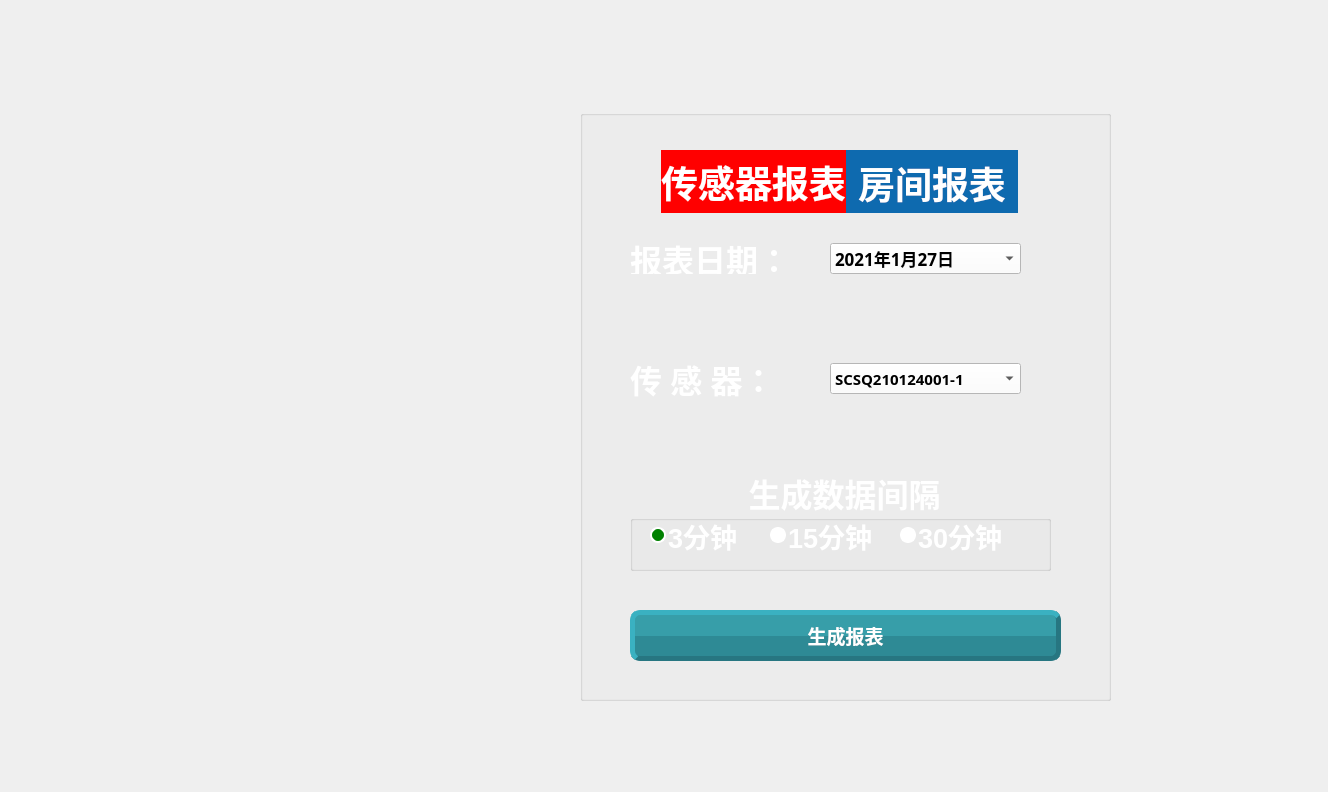
<?xml version="1.0" encoding="UTF-8"?>
<ui version="4.0">
 <class>Data_report</class>
 <widget class="QMainWindow" name="Data_report">
  <property name="geometry">
   <rect>
    <x>0</x>
    <y>0</y>
    <width>1328</width>
    <height>792</height>
   </rect>
  </property>
  <property name="windowTitle">
   <string>MainWindow</string>
  </property>
  <property name="styleSheet">
   <string notr="true">/****#Data_report{
background-image: url(:/img/room.jpg);
}*/</string>
  </property>
  <widget class="QWidget" name="centralwidget">
   <widget class="QGroupBox" name="groupBox_2">
    <property name="geometry">
     <rect>
      <x>580</x>
      <y>110</y>
      <width>531</width>
      <height>591</height>
     </rect>
    </property>
    <property name="styleSheet">
     <string notr="true">/*background-color: rgb(231, 231, 231);</string>
    </property>
    <property name="title">
     <string/>
    </property>
    <widget class="QTabWidget" name="tabWidget">
     <property name="geometry">
      <rect>
       <x>30</x>
       <y>40</y>
       <width>461</width>
       <height>281</height>
      </rect>
     </property>
     <property name="font">
      <font>
       <family>楷体</family>
       <pointsize>28</pointsize>
       <weight>75</weight>
       <bold>true</bold>
      </font>
     </property>
     <property name="styleSheet">
      <string notr="true"> QTabWidget{
                background-color:transparent;
}
                QTabWidget::pane{
                    border:2px;
                }
                QTabWidget::tab-bar{
                       background:transparent;
						subcontrol-position:center;
                }
                QTabBar::tab{
                    background:rgb(14, 106, 175);
                    color:white;
					min-width:70px;
					min-height:55px;
                }
                QTabBar::tab:hover{
                    background:rgb(255, 255, 255, 100);
                color:black;
                }
                QTabBar::tab:selected{
                    border-color: black;
                    background:red;
                    color:white;
                }
</string>
     </property>
     <property name="currentIndex">
      <number>0</number>
     </property>
     <widget class="QWidget" name="tab">
      <attribute name="title">
       <string>传感器报表</string>
      </attribute>
      <widget class="QLabel" name="label">
       <property name="geometry">
        <rect>
         <x>20</x>
         <y>30</y>
         <width>161</width>
         <height>31</height>
        </rect>
       </property>
       <property name="font">
        <font>
         <family>楷体</family>
         <pointsize>24</pointsize>
         <weight>75</weight>
         <bold>true</bold>
        </font>
       </property>
       <property name="styleSheet">
        <string notr="true">color: rgb(255, 255, 255);</string>
       </property>
       <property name="text">
        <string>报表日期：</string>
       </property>
      </widget>
      <widget class="QLabel" name="label_2">
       <property name="geometry">
        <rect>
         <x>20</x>
         <y>140</y>
         <width>191</width>
         <height>51</height>
        </rect>
       </property>
       <property name="font">
        <font>
         <family>楷体</family>
         <pointsize>24</pointsize>
         <weight>75</weight>
         <bold>true</bold>
        </font>
       </property>
       <property name="styleSheet">
        <string notr="true">color: rgb(255, 255, 255);</string>
       </property>
       <property name="text">
        <string>传 感 器：</string>
       </property>
      </widget>
      <widget class="QComboBox" name="comboBox">
       <property name="geometry">
        <rect>
         <x>220</x>
         <y>30</y>
         <width>191</width>
         <height>31</height>
        </rect>
       </property>
       <property name="font">
        <font>
         <family>宋体</family>
         <pointsize>13</pointsize>
         <weight>75</weight>
         <bold>true</bold>
        </font>
       </property>
       <property name="styleSheet">
        <string notr="true">background-color: rgb(255, 255, 255);</string>
       </property>
       <item>
        <property name="text">
         <string>2021年1月27日</string>
        </property>
       </item>
      </widget>
      <widget class="QComboBox" name="com_sensor">
       <property name="geometry">
        <rect>
         <x>220</x>
         <y>150</y>
         <width>191</width>
         <height>31</height>
        </rect>
       </property>
       <property name="font">
        <font>
         <family>宋体</family>
         <pointsize>11</pointsize>
         <weight>75</weight>
         <bold>true</bold>
        </font>
       </property>
       <property name="styleSheet">
        <string notr="true">background-color: rgb(255, 255, 255);</string>
       </property>
       <item>
        <property name="text">
         <string>SCSQ210124001-1</string>
        </property>
       </item>
       <item>
        <property name="text">
         <string>SCSQ210124001-2</string>
        </property>
       </item>
       <item>
        <property name="text">
         <string>SCSQ210124001-3</string>
        </property>
       </item>
       <item>
        <property name="text">
         <string>SCSQ210124001-4</string>
        </property>
       </item>
       <item>
        <property name="text">
         <string>SCSQ210124001-5</string>
        </property>
       </item>
       <item>
        <property name="text">
         <string>SCSQ210124001-6</string>
        </property>
       </item>
       <item>
        <property name="text">
         <string>SCSQ210124002-1</string>
        </property>
       </item>
       <item>
        <property name="text">
         <string>SCSQ210124002-2</string>
        </property>
       </item>
       <item>
        <property name="text">
         <string>SCSQ210124002-3</string>
        </property>
       </item>
       <item>
        <property name="text">
         <string>SCSQ210124002-4</string>
        </property>
       </item>
       <item>
        <property name="text">
         <string>SCSQ210124002-5</string>
        </property>
       </item>
       <item>
        <property name="text">
         <string>SCSQ210124002-6</string>
        </property>
       </item>
       <item>
        <property name="text">
         <string>SCSQ210124003-1</string>
        </property>
       </item>
       <item>
        <property name="text">
         <string>SCSQ210124003-2</string>
        </property>
       </item>
       <item>
        <property name="text">
         <string>SCSQ210124003-3</string>
        </property>
       </item>
       <item>
        <property name="text">
         <string>SCSQ210124003-4</string>
        </property>
       </item>
       <item>
        <property name="text">
         <string>SCSQ210124003-5</string>
        </property>
       </item>
       <item>
        <property name="text">
         <string>SCSQ210124003-6</string>
        </property>
       </item>
       <item>
        <property name="text">
         <string>SCSQ210124004-1</string>
        </property>
       </item>
       <item>
        <property name="text">
         <string>SCSQ210124004-2</string>
        </property>
       </item>
       <item>
        <property name="text">
         <string>SCSQ210124004-3</string>
        </property>
       </item>
       <item>
        <property name="text">
         <string>SCSQ210124004-4</string>
        </property>
       </item>
       <item>
        <property name="text">
         <string>SCSQ210124004-5</string>
        </property>
       </item>
       <item>
        <property name="text">
         <string>SCSQ210124004-6</string>
        </property>
       </item>
      </widget>
     </widget>
     <widget class="QWidget" name="tab_2">
      <attribute name="title">
       <string>房间报表</string>
      </attribute>
      <widget class="QLabel" name="label_3">
       <property name="geometry">
        <rect>
         <x>20</x>
         <y>30</y>
         <width>181</width>
         <height>31</height>
        </rect>
       </property>
       <property name="font">
        <font>
         <family>楷体</family>
         <pointsize>24</pointsize>
         <weight>75</weight>
         <bold>true</bold>
        </font>
       </property>
       <property name="styleSheet">
        <string notr="true">color: rgb(255, 255, 255);</string>
       </property>
       <property name="text">
        <string>报表日期：</string>
       </property>
      </widget>
      <widget class="QLabel" name="label_4">
       <property name="geometry">
        <rect>
         <x>20</x>
         <y>150</y>
         <width>191</width>
         <height>31</height>
        </rect>
       </property>
       <property name="font">
        <font>
         <family>楷体</family>
         <pointsize>24</pointsize>
         <weight>75</weight>
         <bold>true</bold>
        </font>
       </property>
       <property name="styleSheet">
        <string notr="true">color: rgb(255, 255, 255);</string>
       </property>
       <property name="text">
        <string>请 选 择：</string>
       </property>
      </widget>
      <widget class="QComboBox" name="comboBox_3">
       <property name="geometry">
        <rect>
         <x>220</x>
         <y>30</y>
         <width>191</width>
         <height>31</height>
        </rect>
       </property>
       <property name="font">
        <font>
         <family>宋体</family>
         <pointsize>12</pointsize>
         <weight>75</weight>
         <bold>true</bold>
        </font>
       </property>
       <property name="styleSheet">
        <string notr="true">background-color: rgb(255, 255, 255);</string>
       </property>
       <item>
        <property name="text">
         <string>2021年1月27日</string>
        </property>
       </item>
      </widget>
      <widget class="QComboBox" name="com_room">
       <property name="geometry">
        <rect>
         <x>220</x>
         <y>150</y>
         <width>191</width>
         <height>31</height>
        </rect>
       </property>
       <property name="font">
        <font>
         <family>宋体</family>
         <pointsize>12</pointsize>
         <weight>75</weight>
         <bold>true</bold>
        </font>
       </property>
       <property name="styleSheet">
        <string notr="true">background-color: rgb(255, 255, 255);</string>
       </property>
      </widget>
     </widget>
    </widget>
    <widget class="QGroupBox" name="groupBox">
     <property name="geometry">
      <rect>
       <x>50</x>
       <y>360</y>
       <width>421</width>
       <height>101</height>
      </rect>
     </property>
     <property name="font">
      <font>
       <family>楷体</family>
       <pointsize>24</pointsize>
       <weight>75</weight>
       <bold>true</bold>
      </font>
     </property>
     <property name="styleSheet">
      <string notr="true">QGroupBox::title
{
color: rgb(255, 255, 255);
subcontrol-origin:margin;
subcontrol-position:top center;
padding:0 3px;
}</string>
     </property>
     <property name="title">
      <string>生成数据间隔</string>
     </property>
     <widget class="QRadioButton" name="radioButton">
      <property name="geometry">
       <rect>
        <x>20</x>
        <y>50</y>
        <width>91</width>
        <height>31</height>
       </rect>
      </property>
      <property name="font">
       <font>
        <pointsize>20</pointsize>
        <weight>75</weight>
        <bold>true</bold>
       </font>
      </property>
      <property name="styleSheet">
       <string notr="true">
QRadioButton{
    spacing: 2px;
    color: white;
}
QRadioButton::indicator {
    width:                  12px;
    height:                 12px;
    border-radius:          8px;
	
}
 
QRadioButton::indicator:checked {
	
    background-color:       green;
    border:                 2px solid white;
	
	color: rgb(255, 255, 255);
}
 
QRadioButton::indicator:unchecked {
    background-color:       white;
    border:                 2px solid white;
	color: rgb(255, 255, 255);
}</string>
      </property>
      <property name="text">
       <string>3分钟</string>
      </property>
      <property name="checked">
       <bool>true</bool>
      </property>
     </widget>
     <widget class="QRadioButton" name="radioButton_2">
      <property name="geometry">
       <rect>
        <x>140</x>
        <y>50</y>
        <width>121</width>
        <height>31</height>
       </rect>
      </property>
      <property name="font">
       <font>
        <pointsize>20</pointsize>
        <weight>75</weight>
        <bold>true</bold>
       </font>
      </property>
      <property name="styleSheet">
       <string notr="true">
QRadioButton{
    spacing: 2px;
    color: white;
}
QRadioButton::indicator {
    width:                  12px;
    height:                 12px;
    border-radius:          8px;
	
}
 
QRadioButton::indicator:checked {
	
    background-color:       green;
    border:                 2px solid white;
	
	color: rgb(255, 255, 255);
}
 
QRadioButton::indicator:unchecked {
    background-color:       white;
    border:                 2px solid white;
	color: rgb(255, 255, 255);
}</string>
      </property>
      <property name="text">
       <string>15分钟</string>
      </property>
      <property name="checked">
       <bool>false</bool>
      </property>
     </widget>
     <widget class="QRadioButton" name="radioButton_3">
      <property name="geometry">
       <rect>
        <x>270</x>
        <y>50</y>
        <width>131</width>
        <height>31</height>
       </rect>
      </property>
      <property name="font">
       <font>
        <pointsize>20</pointsize>
        <weight>75</weight>
        <bold>true</bold>
       </font>
      </property>
      <property name="styleSheet">
       <string notr="true">
QRadioButton{
    spacing: 2px;
    color: white;
}
QRadioButton::indicator {
    width:                  12px;
    height:                 12px;
    border-radius:          8px;
	
}
 
QRadioButton::indicator:checked {
	
    background-color:       green;
    border:                 2px solid white;
	
	color: rgb(255, 255, 255);
}
 
QRadioButton::indicator:unchecked {
    background-color:       white;
    border:                 2px solid white;
	color: rgb(255, 255, 255);
}</string>
      </property>
      <property name="text">
       <string>30分钟</string>
      </property>
     </widget>
    </widget>
    <widget class="QPushButton" name="btn_sure">
     <property name="geometry">
      <rect>
       <x>50</x>
       <y>500</y>
       <width>431</width>
       <height>51</height>
      </rect>
     </property>
     <property name="font">
      <font>
       <family>楷体</family>
       <pointsize>14</pointsize>
       <weight>75</weight>
       <bold>true</bold>
      </font>
     </property>
     <property name="styleSheet">
      <string notr="true">QPushButton {
color: rgb(255, 255, 255);
 border:5px outset rgb(39,118,129);
 background-color: qconicalgradient(cx:0.5, cy:0.5, angle:180, stop:0.49999 rgba(46, 138, 149, 255), stop:0.50001 rgba(55, 158, 169, 255));
border-radius:10px;
padding:2px 4px;
}

QPushButton:hover{
	
	color: rgb(0, 0, 0);
    border:5px outset gray;
    background-color: qconicalgradient(cx:0.5, cy:0.5, angle:180, stop:0.49999 rgba(188, 188, 188, 255), stop:0.50001 rgba(208, 208, 208, 255));
    border-radius:10px;
	position:relative; top:1px; left:1px
}

QPushButton:pressed{
    border:3px inset gray;
    background-color: qconicalgradient(cx:0.5, cy:0.5, angle:180, stop:0.49999 rgba(208, 208, 208, 255), stop:0.50001 rgba(188, 188, 188, 255));
	border-bottom: 1px;
    border-radius:10px;
}</string>
     </property>
     <property name="text">
      <string>生成报表</string>
     </property>
     <property name="autoDefault">
      <bool>false</bool>
     </property>
     <property name="default">
      <bool>false</bool>
     </property>
     <property name="flat">
      <bool>false</bool>
     </property>
    </widget>
   </widget>
  </widget>
 </widget>
 <resources/>
 <connections/>
</ui>
